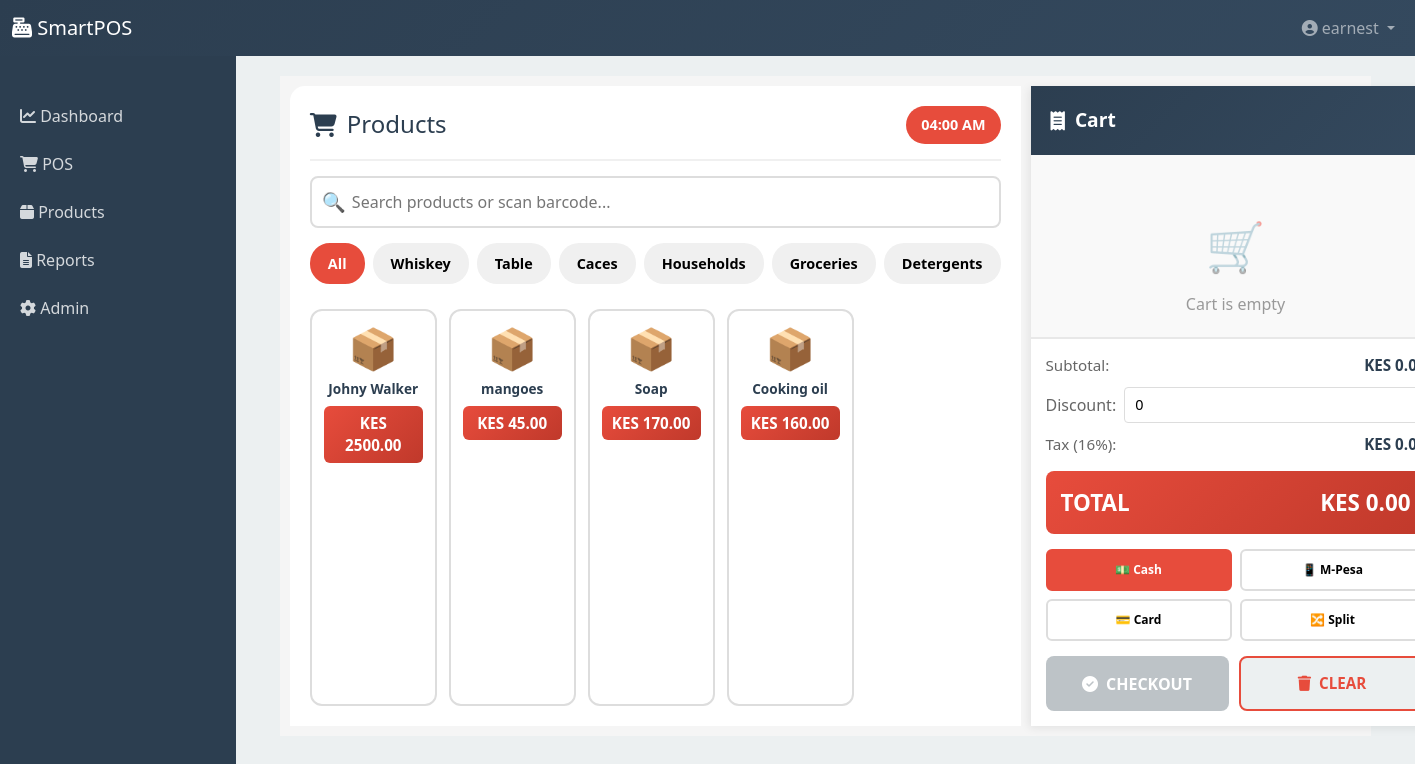
Page /pos/ (signed in) on the committed database.
### smartpos/models.py (models this page shows, shortened)
class CustomUser(AbstractUser):
    ROLE_CHOICES = [
        ('admin', 'Administrator'),
        ('manager', 'Manager'),
        ('cashier', 'Cashier'),
        ('accountant', 'Accountant'),
    ]
    role = models.CharField(max_length=20, choices=ROLE_CHOICES, default='cashier')
    is_active_staff = models.BooleanField(default=True)
    phone = models.CharField(max_length=15, blank=True)
    activity_log = models.TextField(blank=True)

class Category(models.Model):
    CATEGORY_TYPES = [
        ('drinks', 'Drinks'),
        ('food', 'Food'),
        ('groceries', 'Groceries'),
        ('household', 'Household Items'),
        ('alcohol', 'Alcohol'),
    ]
    id = models.UUIDField(primary_key=True, default=uuid.uuid4)
    name = models.CharField(max_length=100, unique=True)
    category_type = models.CharField(max_length=20, choices=CATEGORY_TYPES)
    description = models.TextField(blank=True)
    created_at = models.DateTimeField(auto_now_add=True)
    class Meta:
        verbose_name_plural = "Categories"

class Product(models.Model):
    UNIT_CHOICES = [
        ('piece', 'Piece'),
        ('kg', 'Kilogram'),
        ('liter', 'Liter'),
        ('bottle', 'Bottle'),
        ('glass', 'Glass'),
    ]
    id = models.UUIDField(primary_key=True, default=uuid.uuid4)
    name = models.CharField(max_length=255)
    barcode = models.CharField(max_length=100, unique=True, blank=True)
    category = models.ForeignKey(Category, on_delete=models.PROTECT)
    cost_price = models.DecimalField(max_digits=10, decimal_places=2)
    selling_price = models.DecimalField(max_digits=10, decimal_places=2)
    unit_of_measure = models.CharField(max_length=20, choices=UNIT_CHOICES)
    image = models.ImageField(upload_to='products/', blank=True)
    expiry_date = models.DateField(null=True, blank=True)
    batch_number = models.CharField(max_length=100, blank=True)
    bottle_price = models.DecimalField(max_digits=10, decimal_places=2, null=True, blank=True)
    glass_price = models.DecimalField(max_digits=10, decimal_places=2, null=True, blank=True)
    is_alcohol = models.BooleanField(default=False)
    is_active = models.BooleanField(default=True)
    created_at = models.DateTimeField(auto_now_add=True)
    updated_at = models.DateTimeField(auto_now=True)

### smartpos/views.py (the view)
# urls.py: path('pos/', views.pos_screen, name='pos'),
@login_required(login_url='login')
def pos_screen(request):
    if request.user.role not in ['cashier', 'manager', 'admin']:
        return redirect('dashboard')
    products = Product.objects.filter(is_active=True)
    categories = Category.objects.all()
    context = {
        'products': products,
        'categories': categories,
    }
    return render(request, 'smartpos/pos_screen.html', context)

### templates/smartpos/pos_screen.html (shortened to what this page needs)
{% extends 'smartpos/base.html' %} {% block title %}POS - SmartPOS{% endblock %}
{% block content %}
<div class="pos-wrapper">
  <div class="products-section">
    <div class="pos-header">
      <h2><i class="fas fa-shopping-cart"></i> Products</h2>
      <span class="time-display" id="timeDisplay">00:00</span>
    </div>
    <div class="search-container">
      <input
        type="text"
        id="searchInput"
        placeholder="Search products or scan barcode..."
      />
    </div>
    <div class="category-bar">
      <button class="category-btn active" onclick="filterCategory('', this)">
        All
      </button>
      {% for category in categories %}
      <button
        class="category-btn"
        onclick="filterCategory('{{ category.id }}', this)"
      >
        {{ category.name }}
      </button>
      {% endfor %}
    </div>
    <div class="products-grid" id="productsGrid">
      {% for product in products %}
      <div
        class="product-card"
        onclick="addToCart('{{ product.id }}', '{{ product.name }}', {{ product.selling_price }})"
      >
        <div class="product-icon">📦</div>
        <div class="product-name">{{ product.name }}</div>
        <div class="product-price">KES {{ product.selling_price }}</div>
      </div>
      {% endfor %}
    </div>
  </div>
  <div class="cart-section">
    <div class="cart-header"><i class="fas fa-receipt"></i> Cart</div>
    <div class="cart-items" id="cartItems">
      <div class="empty-cart-message">
        <div class="empty-cart-icon">🛒</div>
        <p>Cart is empty</p>
      </div>
    </div>
    <div class="cart-footer">
      <div class="cart-summary">
        <div class="summary-row">
          <span class="summary-label">Subtotal:</span>
          <span class="summary-value" id="subtotal">KES 0.00</span>
        </div>
        <div class="discount-row">
          <span class="summary-label">Discount:</span>
          <input
            type="number"
            id="discountInput"
            min="0"
            step="0.01"
            value="0"
            onchange="updateTotals()"
            placeholder="0.00"
          />
        </div>
        <div class="summary-row">
          <span class="summary-label">Tax (16%):</span>
          <span class="summary-value" id="tax">KES 0.00</span>
        </div>
      </div>
      <div class="summary-total">
        <span>TOTAL</span>
        <span id="total">KES 0.00</span>
      </div>
      <div class="payment-methods">
        <button
          class="payment-btn active"
          data-method="cash"
          onclick="setPaymentMethod('cash', this)"
        >
          💵 Cash
        </button>
        <button
          class="payment-btn"
          data-method="mpesa"
          onclick="setPaymentMethod('mpesa', this)"
        >
          📱 M-Pesa
        </button>
        <button
          class="payment-btn"
          data-method="card"
          onclick="setPaymentMethod('card', this)"
        >
          💳 Card
        </button>
        <button
          class="payment-btn"
          data-method="split"
          onclick="setPaymentMethod('split', this)"
        >
          🔀 Split
        </button>
      </div>
      <div class="action-buttons">
        <button
          class="checkout-btn"
          id="checkoutBtn"
          onclick="processCheckout()"
          disabled
        >
          <i class="fas fa-check-circle"></i> CHECKOUT
        </button>
        <button class="clear-btn" onclick="clearCart()">
          <i class="fas fa-trash"></i> CLEAR
        </button>
      </div>
    </div>
  </div>
</div>
{% endblock %}

### templates/smartpos/base.html (shortened to what this page needs)
<!DOCTYPE html>
<html lang="en">
  <head>
    <link
      href="https://cdn.jsdelivr.net/npm/bootstrap@5.3.0/dist/css/bootstrap.min.css"
      rel="stylesheet"
    />
    <link
      href="https://cdnjs.cloudflare.com/ajax/libs/font-awesome/6.4.0/css/all.min.css"
      rel="stylesheet"
    />
  </head>
  <body>
    <nav class="navbar navbar-expand-lg navbar-dark">
      <div class="container-fluid">
        <a class="navbar-brand" href="/">
          <i class="fas fa-cash-register"></i> SmartPOS
        </a>
        <div class="collapse navbar-collapse" id="navbarNav">
          <ul class="navbar-nav ms-auto">
            <li class="nav-item dropdown">
              <a
                class="nav-link dropdown-toggle"
                href="#"
                role="button"
                data-bs-toggle="dropdown"
              >
                <i class="fas fa-user-circle"></i> {{ user.username }}
              </a>
            </li>
          </ul>
        </div>
      </div>
    </nav>
    <div class="container-fluid">
      <div class="row">
        {% if user.is_authenticated %}
        <nav class="col-md-2 d-md-block sidebar">
          <ul class="nav flex-column pt-3">
            <li class="nav-item">
              <a class="nav-link" href="/"
                ><i class="fas fa-chart-line"></i> Dashboard</a
              >
            </li>
            <li class="nav-item">
              <a class="nav-link" href="/pos/"
                ><i class="fas fa-shopping-cart"></i> POS</a
              >
            </li>
            <li class="nav-item">
              <a class="nav-link" href="/products/"
                ><i class="fas fa-box"></i> Products</a
              >
            </li>
            <li class="nav-item">
              <a class="nav-link" href="/reports/sales/"
                ><i class="fas fa-file-alt"></i> Reports</a
              >
            </li>
            <li class="nav-item">
              <a class="nav-link" href="/admin/"
                ><i class="fas fa-cog"></i> Admin</a
              >
            </li>
          </ul>
        </nav>
        {% endif %}
        <main class="col-md-10 ms-sm-auto px-md-4">
          <div class="content">
             {% block content %}{% endblock %}
          </div>
        </main>
      </div>
    </div>
  </body>
</html>

### templates/smartpos/base.html (style rules this page uses)
:root { --primary: #2c3e50; --secondary: #e74c3c; }
body { font-family: "Segoe UI", sans-serif; background-color: #ecf0f1; }
.navbar { background: linear-gradient(135deg, var(--primary) 0%, #34495e 100%); }
.sidebar { background: var(--primary); min-height: 100vh; color: white; padding: 20px 0; }
.sidebar .nav-link { color: rgba(255, 255, 255, 0.8); padding: 12px 20px; }
.content { padding: 20px; }

### rows in the picture
CustomUser: username "earnest"
Category: name "Whiskey"
Category: name "Table"
Category: name "Caces"
Category: name "Households"
Category: name "Groceries"
Category: name "Detergents"
Product: name "Johny Walker", selling_price "2500.00"
Product: name "mangoes", selling_price "45.00"
Product: name "Soap", selling_price "170.00"
Product: name "Cooking oil", selling_price "160.00"
